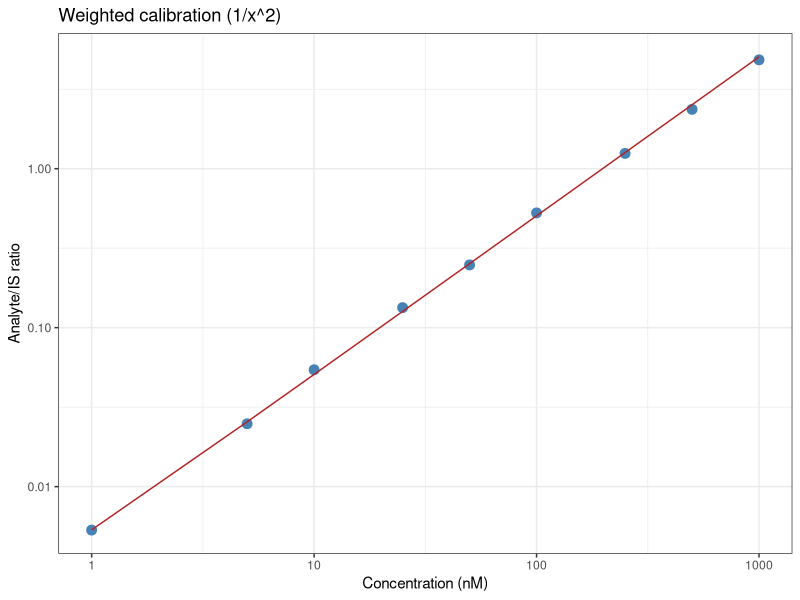

Recreate this plot in R.
# Reference: R 4.3+, ggplot2 3.5+ | Verify API if version differs
# Demonstrates the central targeted-quant claims on synthetic data:
#   weighted (1/x^2) calibration accepted by back-calculated %RE not R-squared,
#   LLOQ from accuracy, IS normalization, and ion-ratio confirmation.
library(ggplot2)

out_dir <- file.path(tempdir(), 'targeted_quant')
dir.create(out_dir, showWarnings = FALSE)

# ICH M10 acceptance: each calibrator within +-15% back-calc, +-20% at the LLOQ;
# SANTE/2020/12830 ion-ratio tolerance +-30% relative for LC-MS/MS.
re_tol_pct <- 15
re_tol_lloq_pct <- 20
ion_ratio_tol <- 0.30

# Synthetic standards spanning three orders of magnitude. Areas carry constant-CV
# (heteroscedastic) noise so absolute variance grows with concentration.
set.seed(7)
conc <- c(1, 5, 10, 25, 50, 100, 250, 500, 1000)
true_slope <- 0.0049
istd_area <- rnorm(length(conc), 1e5, 2e3)
analyte_area <- true_slope * conc * istd_area * rnorm(length(conc), 1, 0.04)
standards <- data.frame(conc, analyte_area, istd_area)
standards$ratio <- standards$analyte_area / standards$istd_area

# Fit unweighted vs 1/x^2-weighted and compare low-end accuracy, the whole point.
fit_ols <- lm(ratio ~ conc, data = standards)
fit_w <- lm(ratio ~ conc, data = standards, weights = 1 / standards$conc^2)

back_calc <- function(fit) (standards$ratio - coef(fit)[1]) / coef(fit)[2]
re_pct <- function(bc) (bc - standards$conc) / standards$conc * 100

standards$re_ols <- re_pct(back_calc(fit_ols))
standards$re_w <- re_pct(back_calc(fit_w))

cat('R-squared (unweighted):', round(summary(fit_ols)$r.squared, 4), '\n')
cat('Low-end %RE unweighted vs weighted (lowest 3 levels):\n')
print(round(head(standards[, c('conc', 're_ols', 're_w')], 3), 1))

# Accept the weighted curve per-level; LLOQ = lowest passing calibrator.
tol <- ifelse(standards$conc == min(standards$conc), re_tol_lloq_pct, re_tol_pct)
standards$pass <- abs(standards$re_w) <= tol
lloq <- min(standards$conc[standards$pass])
cat('LLOQ (lowest calibrator within tolerance):', lloq, 'nM\n')

cal_line <- data.frame(conc = standards$conc, ratio = predict(fit_w))
cal_plot <- ggplot(standards, aes(conc, ratio)) +
  geom_point(size = 3, colour = 'steelblue') +
  geom_line(data = cal_line, colour = 'firebrick') +
  scale_x_log10() + scale_y_log10() + theme_bw() +
  labs(title = 'Weighted calibration (1/x^2)', x = 'Concentration (nM)', y = 'Analyte/IS ratio')
ggsave(file.path(out_dir, 'calibration_curve.png'), plot = cal_plot, width = 7, height = 5)

# IS normalization on samples: matrix effect cancels in the analyte/IS ratio.
samples <- data.frame(
  sample = paste0('S', 1:6),
  condition = rep(c('control', 'treated'), each = 3),
  analyte_area = c(24500, 23800, 25200, 61000, 58500, 63000),
  istd_area = c(1.00e5, 9.8e4, 1.01e5, 9.9e4, 1.00e5, 1.02e5),
  quantifier_area = c(24500, 23800, 25200, 61000, 58500, 63000),
  qualifier_area = c(9600, 9300, 9900, 23800, 9200, 24600)
)
samples$ratio <- samples$analyte_area / samples$istd_area
samples$conc <- (samples$ratio - coef(fit_w)[1]) / coef(fit_w)[2]
samples$conc[samples$conc < lloq] <- NA

# Ion-ratio confirmation: a drifted qualifier/quantifier ratio means an interference.
# Calibrator ratio ~0.39 here; S5's collapsed qualifier (0.16) falls outside +-30%.
cal_ratio <- 0.39
samples$ion_ratio <- samples$qualifier_area / samples$quantifier_area
samples$id_confirmed <- abs(samples$ion_ratio - cal_ratio) / cal_ratio <= ion_ratio_tol

cat('\nQuantified samples (S5 qualifier collapsed -> id_confirmed FALSE):\n')
print(samples[, c('sample', 'condition', 'conc', 'ion_ratio', 'id_confirmed')])

write.csv(samples[, c('sample', 'condition', 'conc', 'ion_ratio', 'id_confirmed')],
          file.path(out_dir, 'sample_concentrations.csv'), row.names = FALSE)
cat('\nOutputs written to', out_dir, '\n')
